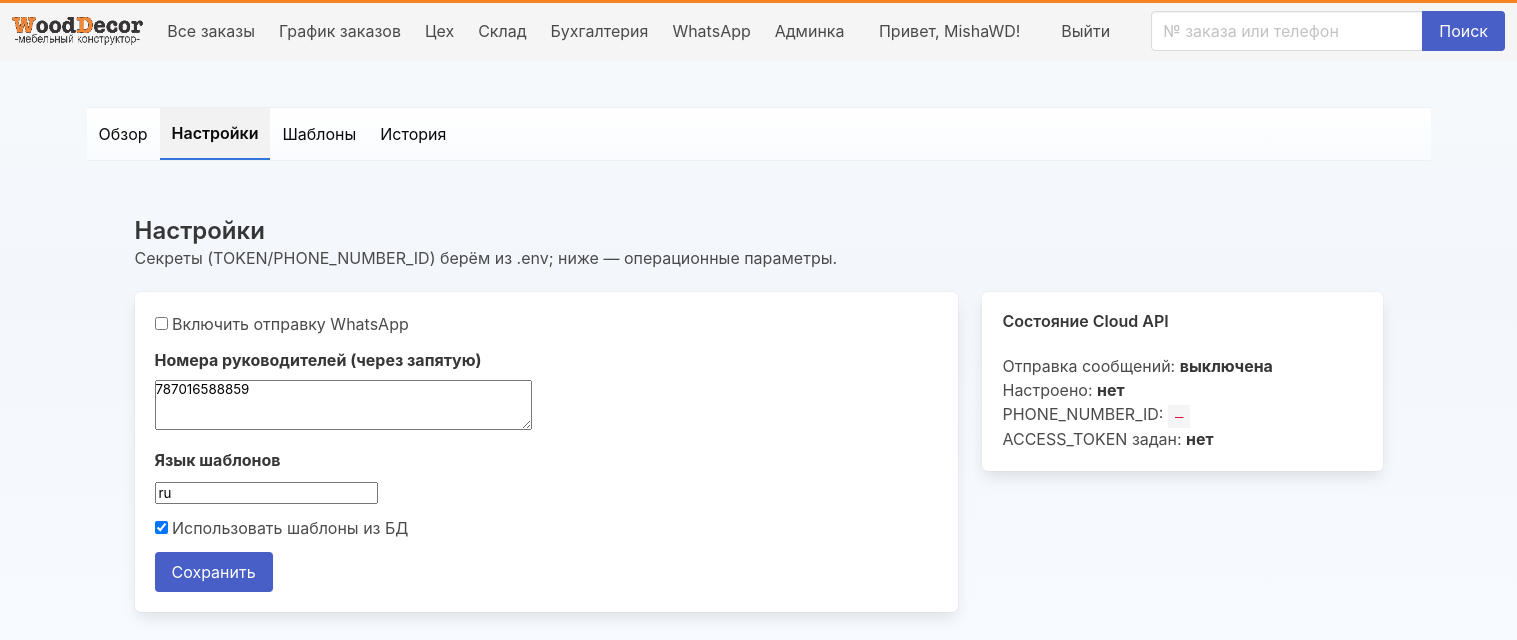
Screenshot of /whatsapp/settings/ (signed in) with the database file from the repository.
### whatsapp/models.py (models this page shows, shortened)
class WhatsAppSettings(models.Model):
    singleton_id    = models.PositiveSmallIntegerField(default=1, unique=True, editable=False)
    manager_numbers = models.TextField("Номера руководителей (через запятую)", blank=True, help_text="+7701..., +7702...")
    lang            = models.CharField("Язык шаблонов", max_length=8, default="ru")
    enabled         = models.BooleanField("Включить отправку WhatsApp", default=True)
    use_db_templates = models.BooleanField("Использовать шаблоны из БД (иначе из .env)", default=True)
    updated_at      = models.DateTimeField(auto_now=True)
    class Meta:
        verbose_name = "Настройки WhatsApp"
        verbose_name_plural = "Настройки WhatsApp"
    @classmethod
    def get_solo(cls):
        obj, _ = cls.objects.get_or_create(singleton_id=1)
        return obj

### whatsapp/views.py (the view)
# urls.py: path("settings/", views.settings_view, name="whatsapp_settings"),
@staff_member_required
def settings_view(request):
    s = WhatsAppSettings.get_solo()
    if request.method == "POST":
        form = WhatsAppSettingsForm(request.POST, instance=s)
        if form.is_valid():
            form.save()
            return redirect("whatsapp_settings")
    else:
        form = WhatsAppSettingsForm(instance=s)
    env_state = {
        "configured": is_configured(), "enabled": WhatsAppSettings.get_solo().enabled,
        "phone_number_id": getattr(djsettings, "WHATSAPP_PHONE_NUMBER_ID","") or "—",
        "access_token_set": bool(getattr(djsettings, "WHATSAPP_ACCESS_TOKEN","")),
    }
    return render(request, "whatsapp/settings.html", {"form": form, "env": env_state})

### whatsapp/forms.py
class WhatsAppSettingsForm(forms.ModelForm):
    class Meta:
        model = WhatsAppSettings
        fields = ("enabled","manager_numbers","lang","use_db_templates")
        widgets = {
            "manager_numbers": forms.Textarea(attrs={"rows":3, "placeholder":"+7701..., +7702..."}),
        }

### core/templatetags/user_groups.py (called while the page is built)
@register.filter(name='has_group')
def has_group(user, group_name):
    try:
        return user.is_authenticated and (user.is_superuser or user.is_staff or user.groups.filter(name=group_name).exists())
    except Exception:
        return False

### whatsapp/services.py (called while the page is built)
def is_configured() -> bool:
    return bool(getattr(settings, "WHATSAPP_ACCESS_TOKEN", "") and getattr(settings, "WHATSAPP_PHONE_NUMBER_ID", ""))

### whatsapp/templates/whatsapp/settings.html (shortened to what this page needs)
{% extends "base.html" %}
{% load static %}
{% block extra_head %}
  <link rel="stylesheet" href="{% static 'whatsapp/whatsapp_light.css' %}">
  <link rel="stylesheet" href="{% static 'whatsapp/whatsapp_light_extra.css' %}">
{% endblock %}
{% block content %}
{% include "whatsapp/_subnav.html" %}
<section class="section">
  <h1 class="title is-4">Настройки</h1>
  <p class="subtitle is-6">Секреты (TOKEN/PHONE_NUMBER_ID) берём из .env; ниже — операционные параметры.</p>
  <div class="columns">
    <div class="column is-two-thirds">
      <form method="post" class="box">
        <div class="field">
          <label class="checkbox">
            {{ form.enabled }} Включить отправку WhatsApp
          </label>
        </div>
        <div class="field">
          <label class="label">Номера руководителей (через запятую)</label>
          <div class="control">{{ form.manager_numbers }}</div>
        </div>
        <div class="field">
          <label class="label">Язык шаблонов</label>
          <div class="control">{{ form.lang }}</div>
        </div>
        <div class="field">
          <label class="checkbox">
            {{ form.use_db_templates }} Использовать шаблоны из БД
          </label>
        </div>
        <div class="field">
          <button class="button is-link">Сохранить</button>
        </div>
      </form>
    </div>
    <div class="column">
      <div class="box">
        <h3 class="title is-6">Состояние Cloud API</h3>
        <ul>
          <li>Отправка сообщений: <strong>{{ form.instance.enabled|yesno:"включена,выключена" }}</strong></li>
          <li>Настроено: <strong>{{ env.configured|yesno:"да,нет" }}</strong></li>
          <li>PHONE_NUMBER_ID: <code>{{ env.phone_number_id }}</code></li>
          <li>ACCESS_TOKEN задан: <strong>{{ env.access_token_set|yesno:"да,нет" }}</strong></li>
        </ul>
      </div>
    </div>
  </div>
</section>
{% endblock %}

### core/templates/base.html (shortened to what this page needs)
{% load user_groups %}
{% load static %}
<!doctype html>
<html lang="ru">
<head>
    <link rel="stylesheet" href="https://cdn.jsdelivr.net/npm/bulma@0.9.4/css/bulma.min.css">
    {% block extra_head %}{% endblock %}
</head>
<body>
    <nav class="navbar is-light has-shadow" style="border-top: 3px solid #F58220;" role="navigation">
        <div class="navbar-brand">
            <a class="navbar-item" href="{% url 'orders_all' %}"><img src="{% static 'img/company_logo_20250903104444.png' %}?v=20250903104444" alt="WoodDecor" style="height:48px;"></a>
        </div>
        <div class="navbar-menu">
    <div class="navbar-start">
      {% if user.is_authenticated %}
        {% if user|has_group:"ACCESS_ORDERS" %}
          <a class="navbar-item" href="{% url 'orders_all' %}">Все заказы</a>
        {% endif %}
        {% if user|has_group:"ACCESS_CHART" %}
          <a class="navbar-item" href="{% url 'orders_chart' %}">График заказов</a>
        {% endif %}
        {% if user|has_group:"ACCESS_WORKSHOP" %}
          <a class="navbar-item" href="{% url 'workshop' %}">Цех</a>
		  <a class="navbar-item" href="{% url 'warehouse' %}">Склад</a>
        {% endif %}
		{% if user|has_group:"ACCESS_ACCOUNTING" %}
          <a class="navbar-item" href="{% url 'accounting' %}">Бухгалтерия</a>
        {% endif %}
		{% if request.user.is_staff %}
          <a class="navbar-item" href="{% url 'whatsapp_dashboard' %}">WhatsApp</a>
        {% endif %}
        {% if user|has_group:"ACCESS_ADMIN" %}
          <a class="navbar-item" href="/admin/">Админка</a>
        {% endif %}
      {% endif %}
    </div>
            <div class="navbar-end">
                {% if user.is_authenticated %}
                <div class="navbar-item">Привет, {{ user.username }}!</div>
                <div class="navbar-item"><form method="post" action="{% url 'logout' %}">{% csrf_token %}<button class="button is-light" type="submit">Выйти</button></form></div>
                {% else %}
                <div class="navbar-item"><a class="button is-primary" href="{% url 'login' %}">Войти</a></div>
                {% endif %}
            </div>
        </div>
<form class="navbar-item" method="get" action="{% url 'orders_all' %}">
  <div class="field has-addons">
    <div class="control">
      <input class="input" type="text" name="q" placeholder="№ заказа или телефон" value="{{ request.GET.q }}">
    </div>
    <div class="control">
      <button class="button is-link" type="submit">Поиск</button>
    </div>
  </div>
</form>
</nav>
    <section class="section">
        <div class="container">
{% block content %}{% endblock %}
        </div>
    </section>
</body>
</html>

### whatsapp/static/whatsapp/whatsapp_light.css (style rules this page uses)
body { background: linear-gradient(180deg,#f7fafc 0%, #f3f6fb 40%, #f8fbff 100%); }

### rows the page displays
WhatsAppSettings: manager_numbers "787016588859", lang "ru", use_db_templates "☑", instance.enabled "выключена"

### other values shown
{{ user.username }} "MishaWD"
{{ env.configured|yesno:"да,нет" }} "нет"
{{ env.phone_number_id }} "—"
{{ env.access_token_set|yesno:"да,нет" }} "нет"
